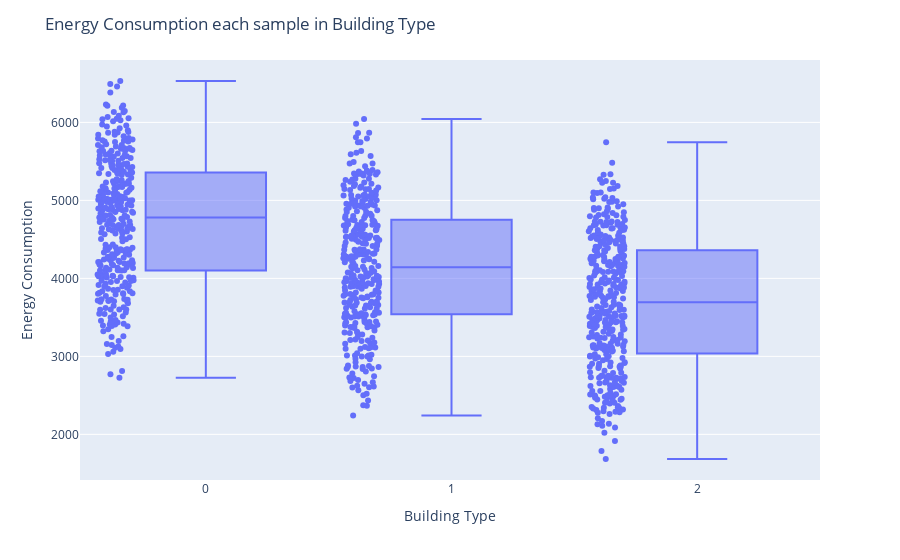

The notebook cell this image was saved under:
### Code cell
#dutribut
import plotly.express as px
bar1 = px.box(Data_Frame, x='Building Type', y='Energy Consumption', points='all')
bar1.update_layout(bargap=1, title='Energy Consumption each sample in Building Type')
bar1.show()

### Figure 1 — Plotly figure (JSON) as saved in the notebook; plotly's stock layout.template omitted (floating-point values rounded to 4 significant figures; data arrays with more than 128 entries replaced by an {"elided": "..."} marker saying what was removed)
{"data": [{"alignmentgroup": "True", "boxpoints": "all", "hovertemplate": "Building Type=%{x}<br>Energy Consumption=%{y}<extra></extra>", "legendgroup": "", "marker": {"color": "#636efa"}, "name": "", "notched": false, "offsetgroup": "", "orientation": "v", "showlegend": false, "x": {"elided": "1100 int values"}, "x0": " ", "xaxis": "x", "y": {"elided": "1100 float values"}, "y0": " ", "yaxis": "y", "type": "box"}], "layout": {"xaxis": {"anchor": "y", "domain": [0, 1], "title": {"text": "Building Type"}}, "yaxis": {"anchor": "x", "domain": [0, 1], "title": {"text": "Energy Consumption"}}, "legend": {"tracegroupgap": 0}, "margin": {"t": 60}, "boxmode": "group", "bargap": 1, "title": {"text": "Energy Consumption each sample in Building Type"}}}
